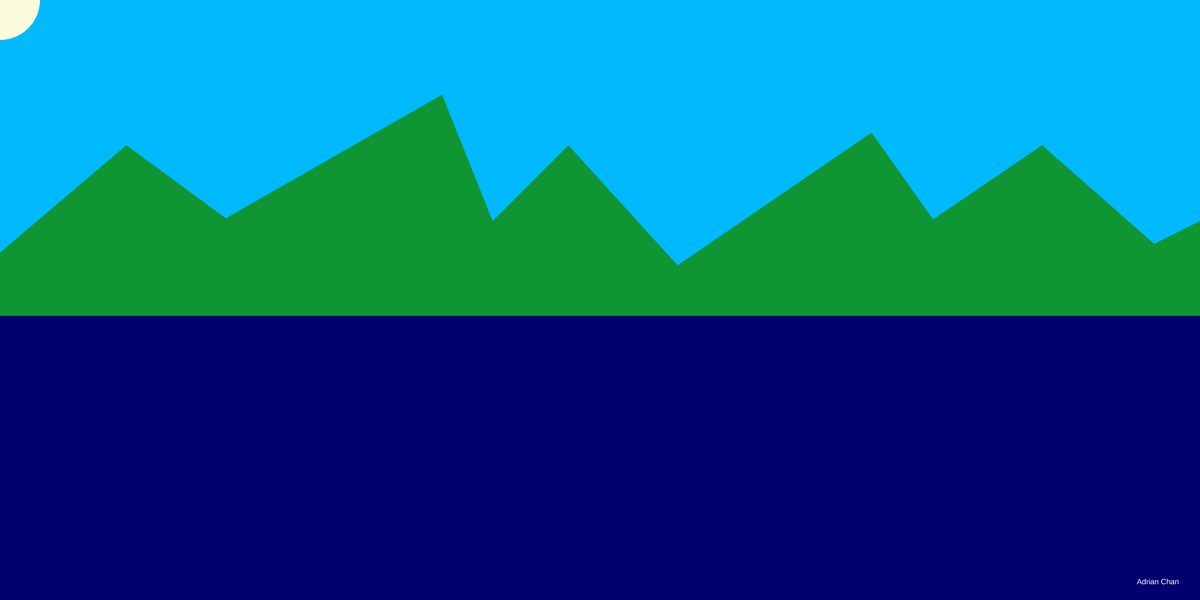
Frame 1 (no input)
Frame 60 (no input): identical to frame 1, image omitted
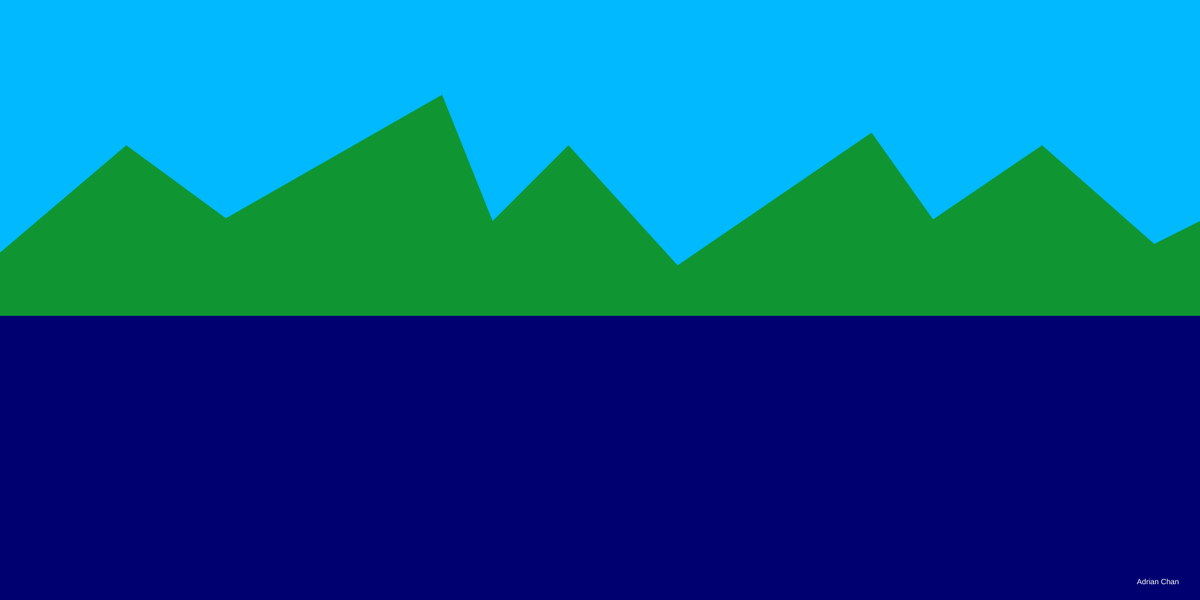
Frame 120 (the mouse pressed at the canvas centre since frame 60)

The p5.js sketch that drew these frames (run headless with seeded random() and noise() and a simulated clock; from frame 60 on, the mouse is pressed at the canvas centre):

// p5.js sketch
// ── sketch.js
// Interactive Scene
// Adrian Chan
// 16 September, 2025

// GLOBAL VARIABLES
let moonSunColor;
let moonColorState = 0;
let currentBack = 0;

function setup() {
  createCanvas(1900, 950);
  moonSunColor = color(250, 250, 220)
  
}

function draw() {
  background(color(0,185,255));
  changeBackground();
  drawMoonSun();
  drawMountains();
  drawLake();
  printName();  
  //mouseReport();
  
}

function printName(){
  // Adding name on the bottom right
  fill(255,255,255);
  text("Adrian Chan", 1800, 925)
}

function keyPressed(){
  // Check if any keys are pressed
  if (key === " "){   // Changes moon color if space is pressed
    if (moonColorState === 0){
      moonColorState ++
      moonSunColor = color(255,150,0)
    }
    else if (moonColorState === 1){
      moonColorState = 0
      moonSunColor = color(255, 255, 220) 
    }
  }
}
       
function mousePressed(){
  // Check if any mouse buttons are pressed
  if (mouseButton === CENTER){
    if (currentBack < 3){
      currentBack ++
    }
    else{
      currentBack = 0
    }
  }
}


function mouseReport() {
  fill(0);
  let src = mouseX + ", " + mouseY;
  textSize(20);
  text(src, mouseX, mouseY);
}

function changeBackground(){
  // Set up for background color change
  switch(currentBack){
    case 0:
      background(color(0,185,255));
      break;
    case 1:
      background(color(240,105,0));
      break;
    case 2:
      background(color(0,30,70));
      break;
    case 3:
      background(color(250,250,180));
  }
}


function drawMountains(){
  // Draw mountains in the background
  noStroke();
  fill(15,150,50);
  triangle(0, 400, 500, 450, 200, 230);
  triangle(350, 350, 800, 400, 700, 150);
  triangle(700, 430, 1100, 450, 900, 230);
  triangle(1000, 470, 1550, 450, 1380, 210);
  triangle(1400, 400, width, 450, 1650, 230);
  triangle(1800, 400, width, 450, width, 350);
  rect(0, 400, 1050, 150);
  rect(1050, 450, width, 100);
  rect(1500, 400, 400, 150);
  rect(350, 350, 400, 100);
}

function drawLake(){
  // Draw the lake
  noStroke();
  fill(0,0, 112);
  rect(0, 500, width, height)
}

function drawMoonSun(){
  // Draw moon and allow it to follow the mouse
  // Moon changes to sun if space pressed
  noStroke();
  fill(moonSunColor);
  circle(mouseX, mouseY, width/15);
}
